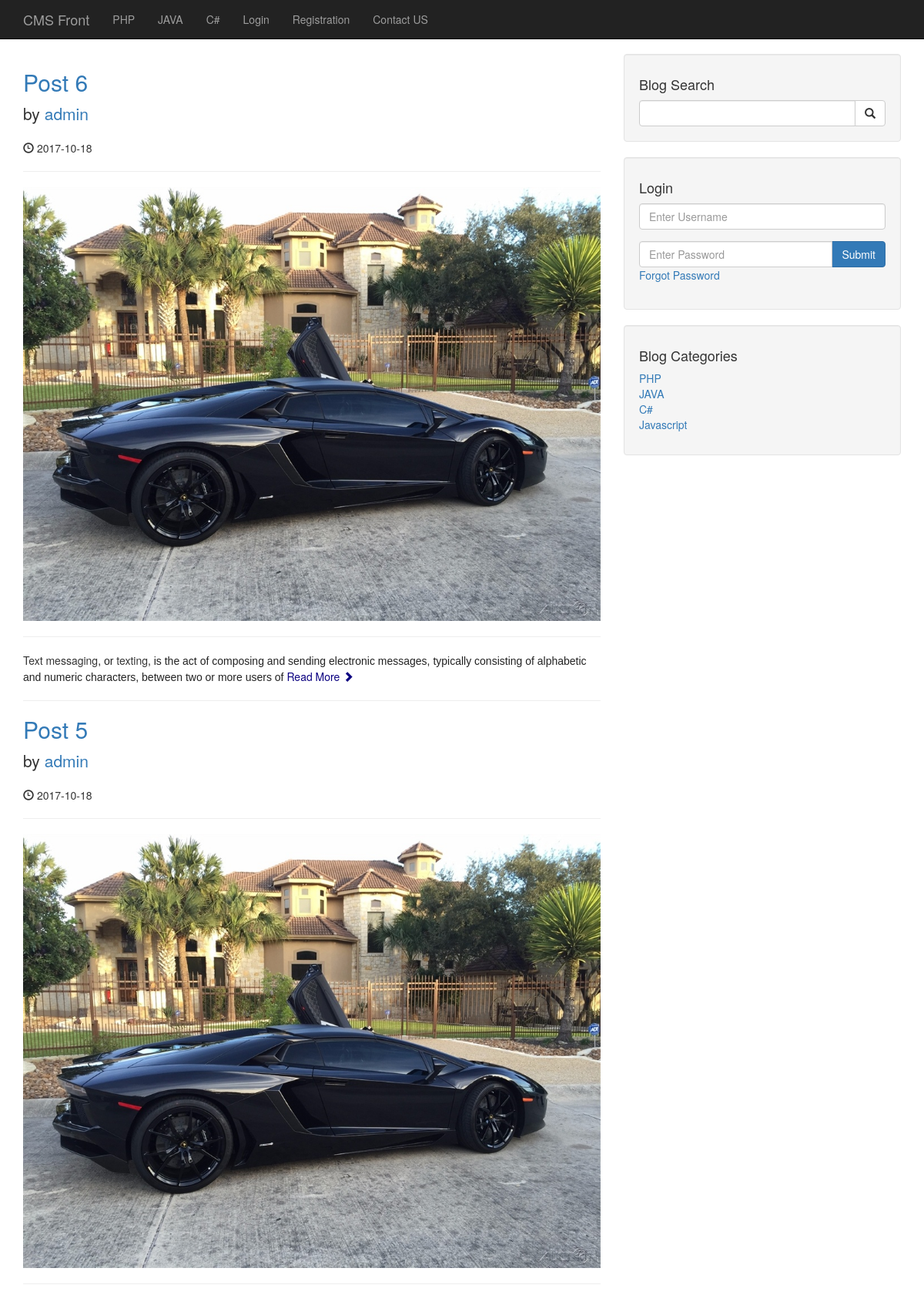
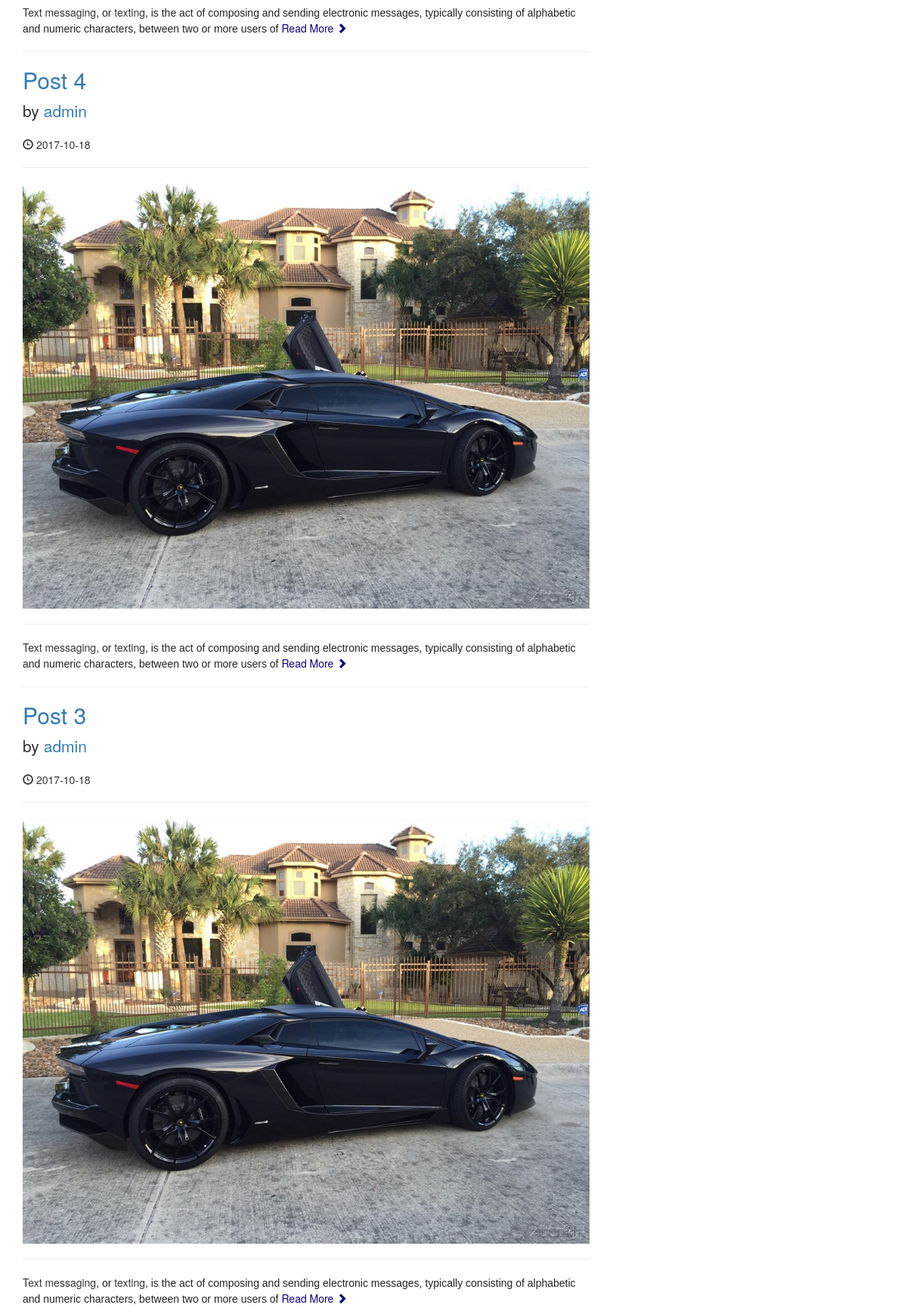
The page / (upper part) on the database its author committed (2 pictures, top to bottom).
### tables this page shows
CREATE TABLE `categories` (
  `cat_id` int(3) NOT NULL,
  `cat_title` varchar(255) NOT NULL
);

CREATE TABLE `posts` (
  `post_id` int(3) NOT NULL,
  `post_category_id` int(3) NOT NULL,
  `post_title` varchar(255) NOT NULL,
  `post_author` varchar(255) NOT NULL,
  `post_user` varchar(255) NOT NULL,
  `post_date` date NOT NULL,
  `post_image` text NOT NULL,
  `post_content` text NOT NULL,
  `post_tags` varchar(255) NOT NULL,
  `post_comment_count` varchar(255) NOT NULL DEFAULT '0',
  `post_status` varchar(255) NOT NULL DEFAULT 'draft',
  `post_views_count` int(11) NOT NULL DEFAULT '0'
);

### admin/functions.php (called while the page is built, shortened)
<?php
function isLoggedIn(){
   return false;
}

### index.php (the view, shortened to what this page needs)
 <?php  include "includes/header.php"; ?>
    <?php  include "includes/navigation.php"; ?>
    <div class="container">
        <div class="row">
            <div class="col-md-8">
             <?php
             $per_page = 10;
            if(isset($_GET['page'])) {
            $page = $_GET['page'];
            } else {
                $page = "";
            }
            if($page == "" || $page == 1) {
                $page_1 = 0;
            } else {
                $page_1 = ($page * $per_page) - $per_page;
            }
         if(isset($_SESSION['user_role']) && $_SESSION['user_role'] == 'admin' ) {
        $post_query_count = "SELECT * FROM posts";
         } else {
         $post_query_count = "SELECT * FROM posts WHERE post_status = 'published'";
         }
        $find_count = mysqli_query($connection,$post_query_count);
        $count = mysqli_num_rows($find_count);
        if($count < 1) {
            echo "<h1 class='text-center'>No posts available</h1>";
        } else {
        $query = "SELECT * FROM posts LIMIT $page_1, $per_page";
        $select_all_posts_query = mysqli_query($connection,$query);
        while($row = mysqli_fetch_assoc($select_all_posts_query)) {
        $post_id = $row['post_id'];
        $post_title = $row['post_title'];
        $post_author = $row['post_user'];
        $post_date = $row['post_date'];
        $post_image = $row['post_image'];
        $post_content = substr($row['post_content'],0,400);
        ?>
                <h2>
                    <a href="post.php?p_id=<?php echo $post_id; ?>"><?php echo $post_title ?></a>
                </h2>
                <p class="lead">
                    by <a href="author_posts.php?author=<?php echo $post_author ?>&p_id=<?php echo $post_id; ?>"><?php echo $post_author ?></a>
                </p>
                <p><span class="glyphicon glyphicon-time"></span> <?php echo $post_date ?></p>
                <hr>
                <a href="post.php?p_id=<?php echo $post_id; ?>">
                <img class="img-responsive" src="images/<?php echo $post_image;?>" alt="">
                </a>
                <hr>
                <p><?php echo $post_content ?></p>
                <a class="btn btn-primary" href="post.php?p_id=<?php echo $post_id; ?>">Read More <span class="glyphicon glyphicon-chevron-right"></span></a>
                <hr>
   <?php }  } ?>
            </div>
            <?php include "includes/sidebar.php";?>
        </div>
<?php include "includes/footer.php";?>

### includes/navigation.php (shortened to what this page needs)
<nav class="navbar navbar-inverse navbar-fixed-top" role="navigation">
     <div class="container">
         <div class="navbar-header">
             <a class="navbar-brand" href="/cms">CMS Front</a>
         </div>
         <div class="collapse navbar-collapse" id="bs-example-navbar-collapse-1">
             <ul class="nav navbar-nav">
               <?php
 $query = "SELECT * FROM categories LIMIT 3";
 $select_all_categories_query = mysqli_query($connection,$query);
 while($row = mysqli_fetch_assoc($select_all_categories_query)) {
    $cat_title = $row['cat_title'];
    $cat_id = $row['cat_id'];
               $category_class = '';
               $registration_class = '';
               $contact_class = '';
     echo "<li class='$category_class'><a href='/cms/category.php?category={$cat_id}'>{$cat_title}</a></li>";
 }
 ?>
                 <?php if(isLoggedIn()): ?>
                     <li>
                         <a href="/cms/admin">Admin</a>
                     </li>
                     <li>
                         <a href="/cms/includes/logout.php">Logout</a>
                     </li>
                 <?php else: ?>
                     <li>
                         <a href="/cms/login.php">Login</a>
                     </li>
                 <?php endif; ?>
                 <li class='<?php echo $registration_class; ?>'>
                     <a href="registration.php">Registration</a>
                 </li>
                 <li class='<?php echo $contact_class; ?>'>
                     <a href="contact.php">Contact US</a>
                 </li>
             </ul>
         </div>
     </div>
 </nav>

### includes/sidebar.php (shortened to what this page needs)
        <div class="col-md-4">
            <div class="well">
                <h4>Blog Search</h4>
                <form action="search.php" method="post">
                <div class="input-group">
                    <input name="search" type="text" class="form-control">
                    <span class="input-group-btn">
                        <button name="submit" class="btn btn-default" type="submit">
                            <span class="glyphicon glyphicon-search"></span>
                    </button>
                    </span>
                </div>
                </form>
            </div>
<div class="well">
    <?php if(isset($_SESSION['user_role'])): ?>
         <h4>Logged in as <?php echo $_SESSION['username'] ?></h4>
         <a href="includes/logout.php" class="btn btn-primary">Logout</a>
    <?php else: ?>
         <h4>Login</h4>
            <form method="post">
            <div class="form-group">
                <input name="username" type="text" class="form-control" placeholder="Enter Username">
            </div>
              <div class="input-group">
                <input name="password" type="password" class="form-control" placeholder="Enter Password">
                <span class="input-group-btn">
                   <button class="btn btn-primary" name="login" type="submit">Submit
                   </button>
                </span>
               </div>
                <div class="form-group">
                    <a href="forgot.php?forgot=<?php echo uniqid(true); ?>">Forgot Password</a>
                </div>
            </form>
    <?php endif; ?>
</div>
            <div class="well">
    <?php
    $query = "SELECT * FROM categories";
    $select_categories_sidebar = mysqli_query($connection,$query);
    ?>
             <h4>Blog Categories</h4>
                <div class="row">
                    <div class="col-lg-12">
                        <ul class="list-unstyled">
                          <?php
    while($row = mysqli_fetch_assoc($select_categories_sidebar )) {
    $cat_title = $row['cat_title'];
    $cat_id = $row['cat_id'];
    echo "<li><a href='category.php?category=$cat_id'>{$cat_title}</a></li>";
    }
                        ?>
                        </ul>
                    </div>
                </div>
            </div>
        </div>

### css/blog-home.css (style rules this page uses)
body { padding-top: 70px; }

### rows shown on the page
categories: cat_title "PHP"
categories: cat_title "JAVA"
categories: cat_title "C#"
posts: post_title "Post 6", post_user "admin", post_date "2017-10-18", post_image (picture), post_content "Text messaging , or texting , is the act of composing and sending electronic messages, typically consisting of alphabetic and numeric characters, between two or more users of"
posts: post_title "Post 5", post_user "admin", post_date "2017-10-18", post_image (picture), post_content "Text messaging , or texting , is the act of composing and sending electronic messages, typically consisting of alphabetic and numeric characters, between two or more users of"
posts: post_title "Post 4", post_user "admin", post_date "2017-10-18", post_image (picture), post_content "Text messaging , or texting , is the act of composing and sending electronic messages, typically consisting of alphabetic and numeric characters, between two or more users of"
posts: post_title "Post 3", post_user "admin", post_date "2017-10-18", post_image (picture), post_content "Text messaging , or texting , is the act of composing and sending electronic messages, typically consisting of alphabetic and numeric characters, between two or more users of"
categories: cat_title "Javascript"
